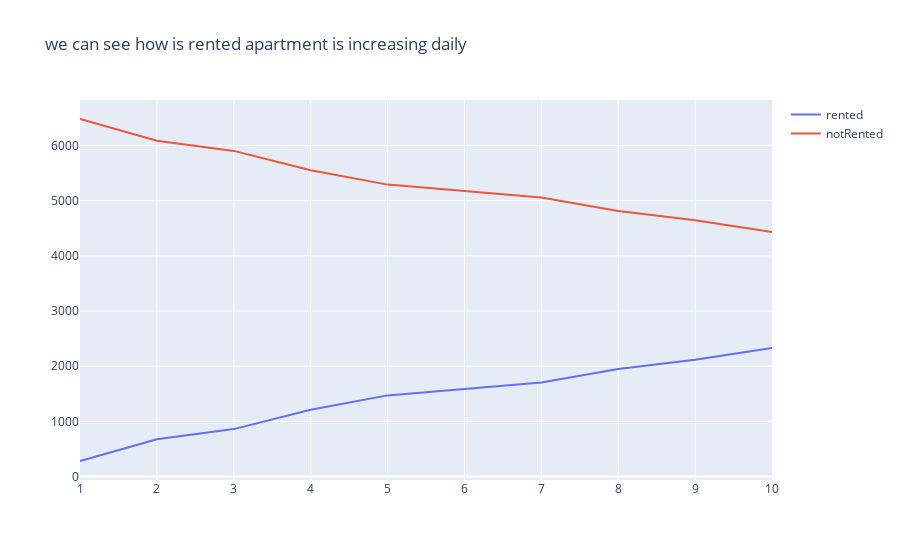

Notebook cell for this chart:
### Code cell
fig = go.Figure( layout=go.Layout(
        title=go.layout.Title(text="we can see how is rented apartment is increasing daily ")
    ))
fig.add_trace(go.Scatter(x=temp["day"], y=temp["rented"], name="rented", mode="lines"))
fig.add_trace(go.Scatter(x=temp["day"], y=temp["notRented"], name="notRented", mode="lines"))
# fig.upday_layout(
#     title="ICICI BANK stock prices", xaxis_title="day", yaxis_title="Close"
# )
fig.show()

### Figure 1 — Plotly figure (JSON) as saved in the notebook; plotly's stock layout.template omitted (floating-point values rounded to 4 significant figures)
{"data": [{"mode": "lines", "name": "rented", "type": "scatter", "x": ["1", "2", "3", "4", "5", "6", "7", "8", "9", "10"], "y": [282, 676, 860, 1210, 1471, 1588, 1703, 1948, 2116, 2328]}, {"mode": "lines", "name": "notRented", "type": "scatter", "x": ["1", "2", "3", "4", "5", "6", "7", "8", "9", "10"], "y": [6480, 6086, 5902, 5552, 5291, 5174, 5059, 4814, 4646, 4434]}], "layout": {"title": {"text": "we can see how is rented apartment is increasing daily "}}}
